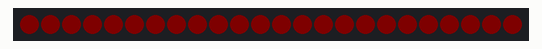
This sketch was run on a simulated Arduino Nano, built with avr-gcc and run on an emulated ATmega328P. Parts: 24 RGB LEDs in strip order, left to right. Dim RGB values are drawn brighter than linear.

Above: at 0.1 s.
At 26.7 s:
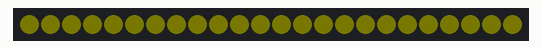
At 42.7 s:
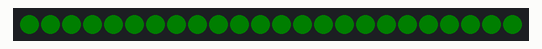
At 86.9 s:
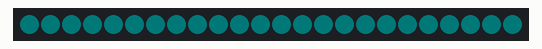
At 103.0 s:
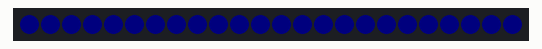

The sketch:

pomoduino.ino
```cpp
// Pomoduino

#include <Adafruit_NeoPixel.h>

#include "neo.h"

#define LED_PIN    19     // Arduino Nano pin D19 is labeled A5.
#define LED_COUNT  24
#define BRIGHTNESS 4

Adafruit_NeoPixel strip(LED_COUNT, LED_PIN, NEO_GRBW + NEO_KHZ800);

const uint8_t sineMatrix[360]={
  0,   0,   0,   0,   0,   1,   1,   2,
  2,   3,   4,   5,   6,   7,   8,   9,
 11,  12,  13,  15,  17,  18,  20,  22,
 24,  26,  28,  30,  32,  35,  37,  39,
 42,  44,  47,  49,  52,  55,  58,  60,
 63,  66,  69,  72,  75,  78,  81,  85,
 88,  91,  94,  97, 101, 104, 107, 111,
114, 117, 121, 124, 127, 131, 134, 137,
141, 144, 147, 150, 154, 157, 160, 163,
167, 170, 173, 176, 179, 182, 185, 188,
191, 194, 197, 200, 202, 205, 208, 210,
213, 215, 217, 220, 222, 224, 226, 229,
231, 232, 234, 236, 238, 239, 241, 242,
244, 245, 246, 248, 249, 250, 251, 251,
252, 253, 253, 254, 254, 255, 255, 255,
255, 255, 255, 255, 254, 254, 253, 253,
252, 251, 251, 250, 249, 248, 246, 245,
244, 242, 241, 239, 238, 236, 234, 232,
231, 229, 226, 224, 222, 220, 217, 215,
213, 210, 208, 205, 202, 200, 197, 194,
191, 188, 185, 182, 179, 176, 173, 170,
167, 163, 160, 157, 154, 150, 147, 144,
141, 137, 134, 131, 127, 124, 121, 117,
114, 111, 107, 104, 101,  97,  94,  91,
 88,  85,  81,  78,  75,  72,  69,  66,
 63,  60,  58,  55,  52,  49,  47,  44,
 42,  39,  37,  35,  32,  30,  28,  26,
 24,  22,  20,  18,  17,  15,  13,  12,
 11,   9,   8,   7,   6,   5,   4,   3,
  2,   2,   1,   1,   0,   0,   0,   0,
  0,   0,   0,   0,   0,   0,   0,   0,
  0,   0,   0,   0,   0,   0,   0,   0,
  0,   0,   0,   0,   0,   0,   0,   0,
  0,   0,   0,   0,   0,   0,   0,   0,
  0,   0,   0,   0,   0,   0,   0,   0,
  0,   0,   0,   0,   0,   0,   0,   0,
  0,   0,   0,   0,   0,   0,   0,   0,
  0,   0,   0,   0,   0,   0,   0,   0,
  0,   0,   0,   0,   0,   0,   0,   0,
  0,   0,   0,   0,   0,   0,   0,   0,
  0,   0,   0,   0,   0,   0,   0,   0,
  0,   0,   0,   0,   0,   0,   0,   0,
  0,   0,   0,   0,   0,   0,   0,   0,
  0,   0,   0,   0,   0,   0,   0,   0,
  0,   0,   0,   0,   0,   0,   0,   0
};

void setup() {
  strip.begin();           // INITIALIZE NeoPixel strip object
  strip.show();            // Turn OFF all pixels ASAP
  strip.setBrightness(BRIGHTNESS);
}

void loop() {
  int r = 0;
  int g = 0;
  int b = 0;
  int w = 0;

  // Sine wave rainbow.
  //  Source: https://www.instructables.com/How-to-Make-Proper-Rainbow-and-Random-Colors-With-/
  for (int angle = 0; angle < 360; angle++) {
    r = sineMatrix[(angle+120) % 360];
    g = sineMatrix[angle];
    b = sineMatrix[(angle+240) % 360];

    setAllStripColor(r, g, b);
    delay(500);
  }
}

void setAllStripColor(int r, int g, int b) {
  const uint32_t color = strip.Color(r, g, b);
  for (int p = 0; p < LED_COUNT; p++) {
    strip.setPixelColor(p, color);
  }
  strip.show();
}
```

neo.cpp
```cpp
#include <Arduino.h>
#include <Adafruit_NeoPixel.h>

#include "neo.h"

// Fill strip pixels one after another with a color. Strip is NOT cleared
// first; anything there will be covered pixel by pixel. Pass in color
// (as a single 'packed' 32-bit value, which you can get by calling
// strip.Color(red, green, blue) as shown in the loop() function above),
// and a delay time (in milliseconds) between pixels.
void colorWipe(Adafruit_NeoPixel &strip, uint32_t color, int wait) {
  for(int i=0; i<strip.numPixels(); i++) { // For each pixel in strip...
    strip.setPixelColor(i, color);         //  Set pixel's color (in RAM)
    strip.show();                          //  Update strip to match
    delay(wait);                           //  Pause for a moment
  }
}

void whiteOverRainbow(Adafruit_NeoPixel &strip, int whiteSpeed, int whiteLength) {

  if(whiteLength >= strip.numPixels()) whiteLength = strip.numPixels() - 1;

  int      head          = whiteLength - 1;
  int      tail          = 0;
  int      loops         = 3;
  int      loopNum       = 0;
  uint32_t lastTime      = millis();
  uint32_t firstPixelHue = 0;

  for(;;) { // Repeat forever (or until a 'break' or 'return')
    for(int i=0; i<strip.numPixels(); i++) {  // For each pixel in strip...
      if(((i >= tail) && (i <= head)) ||      //  If between head & tail...
         ((tail > head) && ((i >= tail) || (i <= head)))) {
        strip.setPixelColor(i, strip.Color(0, 0, 0, 255)); // Set white
      } else {                                             // else set rainbow
        int pixelHue = firstPixelHue + (i * 65536L / strip.numPixels());
        strip.setPixelColor(i, strip.gamma32(strip.ColorHSV(pixelHue)));
      }
    }

    strip.show(); // Update strip with new contents
    // There's no delay here, it just runs full-tilt until the timer and
    // counter combination below runs out.

    firstPixelHue += 40; // Advance just a little along the color wheel

    if((millis() - lastTime) > whiteSpeed) { // Time to update head/tail?
      if(++head >= strip.numPixels()) {      // Advance head, wrap around
        head = 0;
        if(++loopNum >= loops) return;
      }
      if(++tail >= strip.numPixels()) {      // Advance tail, wrap around
        tail = 0;
      }
      lastTime = millis();                   // Save time of last movement
    }
  }
}

void pulseWhite(Adafruit_NeoPixel &strip, uint8_t wait) {
  for(int j=0; j<256; j++) { // Ramp up from 0 to 255
    // Fill entire strip with white at gamma-corrected brightness level 'j':
    strip.fill(strip.Color(0, 0, 0, strip.gamma8(j)));
    strip.show();
    delay(wait);
  }

  for(int j=255; j>=0; j--) { // Ramp down from 255 to 0
    strip.fill(strip.Color(0, 0, 0, strip.gamma8(j)));
    strip.show();
    delay(wait);
  }
}

void rainbowFade2White(Adafruit_NeoPixel &strip, int wait, int rainbowLoops, int whiteLoops) {
  int fadeVal=0, fadeMax=100;

  // Hue of first pixel runs 'rainbowLoops' complete loops through the color
  // wheel. Color wheel has a range of 65536 but it's OK if we roll over, so
  // just count from 0 to rainbowLoops*65536, using steps of 256 so we
  // advance around the wheel at a decent clip.
  for(uint32_t firstPixelHue = 0; firstPixelHue < rainbowLoops*65536;
    firstPixelHue += 256) {

    for(int i=0; i<strip.numPixels(); i++) { // For each pixel in strip...

      // Offset pixel hue by an amount to make one full revolution of the
      // color wheel (range of 65536) along the length of the strip
      // (strip.numPixels() steps):
      uint32_t pixelHue = firstPixelHue + (i * 65536L / strip.numPixels());

      // strip.ColorHSV() can take 1 or 3 arguments: a hue (0 to 65535) or
      // optionally add saturation and value (brightness) (each 0 to 255).
      // Here we're using just the three-argument variant, though the
      // second value (saturation) is a constant 255.
      strip.setPixelColor(i, strip.gamma32(strip.ColorHSV(pixelHue, 255,
        255 * fadeVal / fadeMax)));
    }

    strip.show();
    delay(wait);

    if(firstPixelHue < 65536) {                              // First loop,
      if(fadeVal < fadeMax) fadeVal++;                       // fade in
    } else if(firstPixelHue >= ((rainbowLoops-1) * 65536)) { // Last loop,
      if(fadeVal > 0) fadeVal--;                             // fade out
    } else {
      fadeVal = fadeMax; // Interim loop, make sure fade is at max
    }
  }

  for(int k=0; k<whiteLoops; k++) {
    for(int j=0; j<256; j++) { // Ramp up 0 to 255
      // Fill entire strip with white at gamma-corrected brightness level 'j':
      strip.fill(strip.Color(0, 0, 0, strip.gamma8(j)));
      strip.show();
    }
    delay(1000); // Pause 1 second
    for(int j=255; j>=0; j--) { // Ramp down 255 to 0
      strip.fill(strip.Color(0, 0, 0, strip.gamma8(j)));
      strip.show();
    }
  }

  delay(500); // Pause 1/2 second
}
```

neo.h
```cpp
#ifndef NEO_H
#define NEO_H

void colorWipe(Adafruit_NeoPixel &strip, uint32_t color, int wait);

void whiteOverRainbow(Adafruit_NeoPixel &strip, int whiteSpeed, int whiteLength);

void pulseWhite(Adafruit_NeoPixel &strip, uint8_t wait);

void rainbowFade2White(Adafruit_NeoPixel &strip, int wait, int rainbowLoops, int whiteLoops);

#endif
```

Measured:
- what the display in image 1 shows lasts 7.6 s, from 26.6 s to 34.2 s
